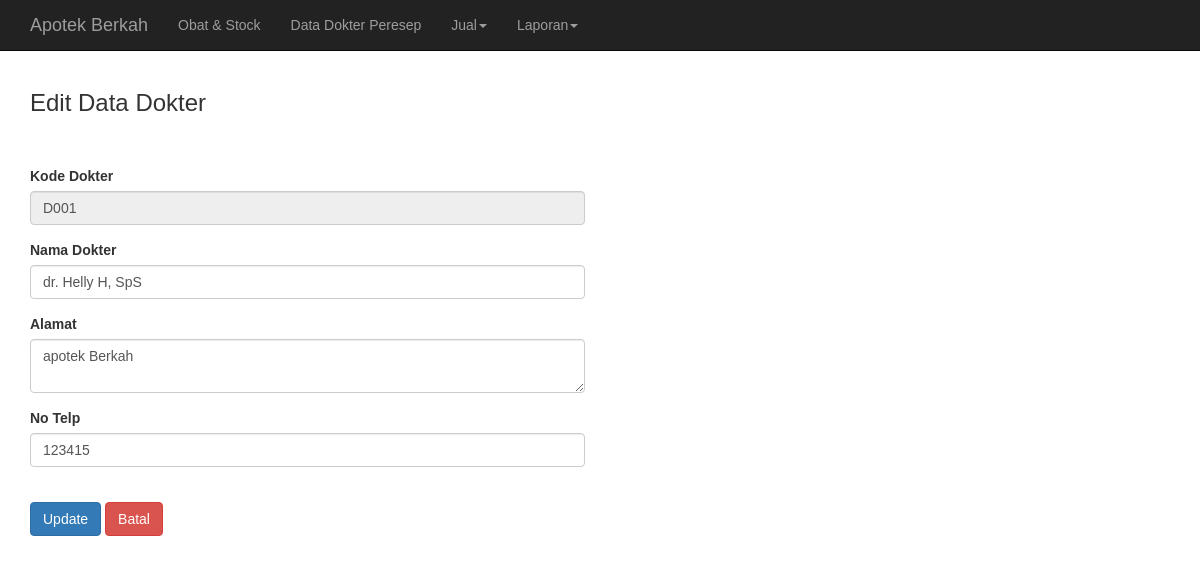
Screenshot of /home.php?ref=edit_dokter&kode_dokter=D001 with the database file from the repository.
### tables this page shows
CREATE TABLE `dokter` (
  `kode_dokter` char(20) NOT NULL default '',
  `nama_dokter` varchar(30) NOT NULL default '',
  `alamat_praktek` text NOT NULL,
  `telp` varchar(15) NOT NULL default '',
  `fee` int(10) NOT NULL default '0'
);

### page/edit_dokter.php (the view, shortened to what this page needs)
<html>
<head>
<?php
	$sql="SELECT kode_dokter,nama_dokter,alamat_praktek,telp FROM dokter WHERE kode_dokter = '".$_GET['kode_dokter']."'";
	$query=mysql_query($sql);
	$data=mysql_fetch_array($query);
	?>
</head>
<body>
<div class="container">
<div class="row">
    <div class="col-lg-12">
        <div class="page-header1">
            <h3>Edit Data Dokter </h3>
        </div>
    </div>
</div>
<br><br>
<div class="row">
	<div class="col-md-6">
	<form id="form_input" method="POST">
	<div class="form-group">
  		<label class="control-label" for="kode">Kode Dokter</label>
  		<input type="text" class="form-control" name="kode" id="kode" value="<?php echo $data['kode_dokter'];  ?>" readonly>
	</div>
	<div class="form-group">
  		<label class="control-label" for="nama_dokter">Nama Dokter</label>
  		<input type="text" class="form-control" name="nama_dokter" id="nama_dokter" value="<?php echo $data['nama_dokter'];  ?>" tabindex="2" required>
	</div>
	<div class="form-group">
  		<label class="control-label" for="alamat">Alamat</label>
  		<textarea type="text" class="form-control" name="alamat" id="alamat"  tabindex="3" required><?php echo $data['alamat_praktek'];  ?></textarea>
	</div>
	<div class="form-group">
  		<label class="control-label" for="no_hp">No Telp</label>
  		<input type="number" class="form-control" name="no_hp" id="no_hp" value="<?php echo $data['telp'];  ?>" tabindex="4" required>
	</div>
<br>
	<div class="form-group">
	<input type="submit" value="Update" name="update" class="btn btn-primary" tabindex="8">
	<a href="home.php?ref=dokter" class="btn btn-danger" tabindex="9">Batal</a>
	</div>
	</form>
	</div>
</div>
</div>
</body>
</html>

### css/blog-post.css (style rules this page uses)
body { padding-top: 70px; }

### rows the page displays
dokter: kode "D001", nama_dokter "dr. Helly H, SpS", alamat "apotek Berkah", no_hp "123415"
